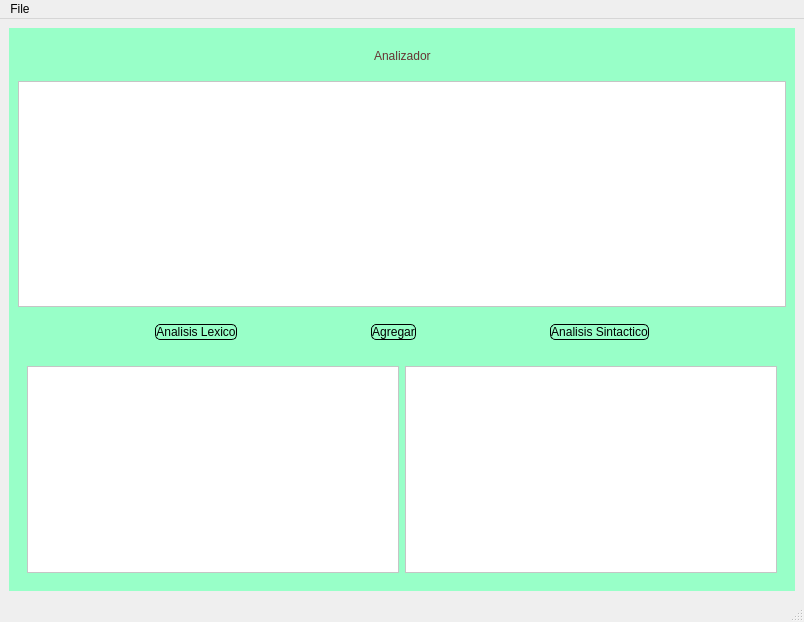
<?xml version="1.0" encoding="UTF-8"?>
<ui version="4.0">
 <class>MainWindow</class>
 <widget class="QMainWindow" name="MainWindow">
  <property name="geometry">
   <rect>
    <x>0</x>
    <y>0</y>
    <width>804</width>
    <height>622</height>
   </rect>
  </property>
  <property name="windowTitle">
   <string>MainWindow</string>
  </property>
  <widget class="QWidget" name="centralwidget">
   <layout class="QGridLayout" name="gridLayout">
    <item row="0" column="0">
     <widget class="QWidget" name="widget" native="true">
      <property name="styleSheet">
       <string notr="true">QWidget{
background-color: rgb(152, 255, 200);
font: 87 20pt &quot;Arial Black&quot;;
color: rgb(102, 53, 52)
}

QPushButton{
font: 12pt 'Arial Black'; 
color: rgb(255, 255, 255); 
border-radius: 5px; 
border: 1px solid white;
box-shadow: 10px 8px 8px 0px rgb(23, 234, 0);
}

QPushButton:hover{
background-color: rgb(186, 186, 186)
}</string>
      </property>
      <layout class="QVBoxLayout" name="verticalLayout">
       <item>
        <widget class="QWidget" name="widget_2" native="true">
         <layout class="QGridLayout" name="gridLayout_2">
          <item row="0" column="1">
           <widget class="QLabel" name="label">
            <property name="text">
             <string>Analizador</string>
            </property>
           </widget>
          </item>
          <item row="0" column="0">
           <spacer name="horizontalSpacer_5">
            <property name="orientation">
             <enum>Qt::Horizontal</enum>
            </property>
            <property name="sizeHint" stdset="0">
             <size>
              <width>40</width>
              <height>20</height>
             </size>
            </property>
           </spacer>
          </item>
          <item row="0" column="2">
           <spacer name="horizontalSpacer_6">
            <property name="orientation">
             <enum>Qt::Horizontal</enum>
            </property>
            <property name="sizeHint" stdset="0">
             <size>
              <width>40</width>
              <height>20</height>
             </size>
            </property>
           </spacer>
          </item>
         </layout>
        </widget>
       </item>
       <item>
        <widget class="QPlainTextEdit" name="plainTextEdit">
         <property name="styleSheet">
          <string notr="true">background-color: rgb(255, 255, 255);
font: 12pt &quot;Arial&quot;;</string>
         </property>
        </widget>
       </item>
       <item>
        <widget class="QWidget" name="widget_3" native="true">
         <property name="styleSheet">
          <string notr="true">QPushButton{
font: 12pt 'Arial Black'; 
color:black;
border-radius: 5px; 
border: 1px solid black;
box-shadow: 10px 8px 8px 0px rgb(23, 234, 0);
}

QPushButton:hover{
background-color: rgb(186, 186, 186)
}</string>
         </property>
         <layout class="QHBoxLayout" name="horizontalLayout">
          <item>
           <spacer name="horizontalSpacer_3">
            <property name="orientation">
             <enum>Qt::Horizontal</enum>
            </property>
            <property name="sizeHint" stdset="0">
             <size>
              <width>40</width>
              <height>20</height>
             </size>
            </property>
           </spacer>
          </item>
          <item>
           <widget class="QPushButton" name="pushButton">
            <property name="styleSheet">
             <string notr="true"/>
            </property>
            <property name="text">
             <string>Analisis Lexico</string>
            </property>
           </widget>
          </item>
          <item>
           <spacer name="horizontalSpacer">
            <property name="orientation">
             <enum>Qt::Horizontal</enum>
            </property>
            <property name="sizeHint" stdset="0">
             <size>
              <width>40</width>
              <height>20</height>
             </size>
            </property>
           </spacer>
          </item>
          <item>
           <widget class="QPushButton" name="pushButton_3">
            <property name="text">
             <string>Agregar</string>
            </property>
           </widget>
          </item>
          <item>
           <spacer name="horizontalSpacer_4">
            <property name="orientation">
             <enum>Qt::Horizontal</enum>
            </property>
            <property name="sizeHint" stdset="0">
             <size>
              <width>40</width>
              <height>20</height>
             </size>
            </property>
           </spacer>
          </item>
          <item>
           <widget class="QPushButton" name="pushButton_2">
            <property name="styleSheet">
             <string notr="true"/>
            </property>
            <property name="text">
             <string>Analisis Sintactico</string>
            </property>
           </widget>
          </item>
          <item>
           <spacer name="horizontalSpacer_2">
            <property name="orientation">
             <enum>Qt::Horizontal</enum>
            </property>
            <property name="sizeHint" stdset="0">
             <size>
              <width>40</width>
              <height>20</height>
             </size>
            </property>
           </spacer>
          </item>
         </layout>
        </widget>
       </item>
       <item>
        <widget class="QWidget" name="widget_4" native="true">
         <property name="styleSheet">
          <string notr="true">QlistView{
background-color: white;
}</string>
         </property>
         <layout class="QHBoxLayout" name="horizontalLayout_2">
          <item>
           <widget class="QTableWidget" name="tableWidget">
            <property name="styleSheet">
             <string notr="true">background-color: white;
font: 12pt &quot;Arial&quot;;</string>
            </property>
           </widget>
          </item>
          <item>
           <widget class="QPlainTextEdit" name="plainTextEdit_2">
            <property name="styleSheet">
             <string notr="true">background-color: white;
font: 12pt &quot;Arial&quot;;</string>
            </property>
           </widget>
          </item>
         </layout>
        </widget>
       </item>
      </layout>
     </widget>
    </item>
   </layout>
  </widget>
  <widget class="QMenuBar" name="menubar">
   <property name="geometry">
    <rect>
     <x>0</x>
     <y>0</y>
     <width>804</width>
     <height>22</height>
    </rect>
   </property>
   <widget class="QMenu" name="menuFile">
    <property name="title">
     <string>File</string>
    </property>
    <addaction name="actionOpen"/>
    <addaction name="actionSave"/>
   </widget>
   <addaction name="menuFile"/>
  </widget>
  <widget class="QStatusBar" name="statusbar"/>
  <action name="actionOpen">
   <property name="text">
    <string>Open</string>
   </property>
   <property name="shortcut">
    <string>Ctrl+O</string>
   </property>
  </action>
  <action name="actionSave">
   <property name="text">
    <string>Save</string>
   </property>
   <property name="shortcut">
    <string>Ctrl+S</string>
   </property>
  </action>
 </widget>
 <resources/>
 <connections/>
</ui>
